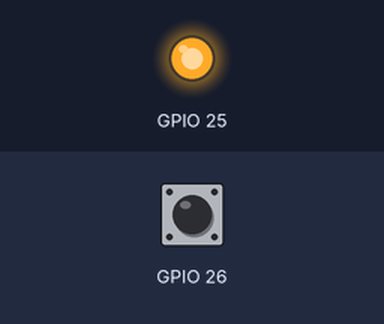
Bench run of a program on a simulated ESP32. Shown: output pins drawn as LEDs (lit = HIGH). Inputs (shaded band) come from the test bench; at power-on: GPIO 26 HIGH. What the program prints to the serial monitor is not drawn.

Above: at 1.2 s.
1.3 s: GPIO 26 pulled LOW for 1 s
At 4.0 s:
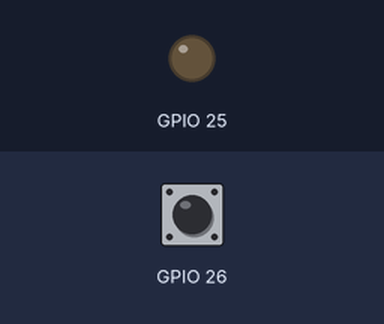
Timing chart, 0 to 10.3 s (numbered marks = the images above; inputs shaded):
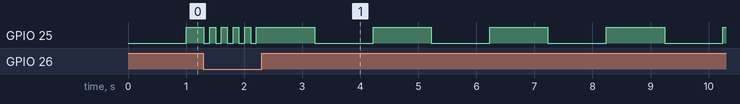

The program:

main.cpp
```cpp
#include <Arduino.h>

void setup() {
  Serial.begin(115200);
  while (!Serial) { delay(10); }
  pinMode(25, OUTPUT);
  pinMode(26, INPUT_PULLUP);
  Serial.println("HallEffTest starting");
}

void loop() {
  static unsigned long lastToggle = 0;
  unsigned long currentTime = millis();

  int pin26 = digitalRead(26);
  unsigned long toggleInterval = (pin26 == LOW) ? 100 : 1000;  // 10x/sec if LOW, 1x/sec if HIGH

  // Toggle GPIO 25 based on pin 26 state
  if (currentTime - lastToggle >= toggleInterval) {
    digitalWrite(25, !digitalRead(25));
    lastToggle = currentTime;
  }

  int hall = hallRead();
  Serial.print("Hall sensor: ");
  Serial.println(hall);
  Serial.print("Pin 26: ");
  Serial.println(pin26);
  delay(50);
}
```
